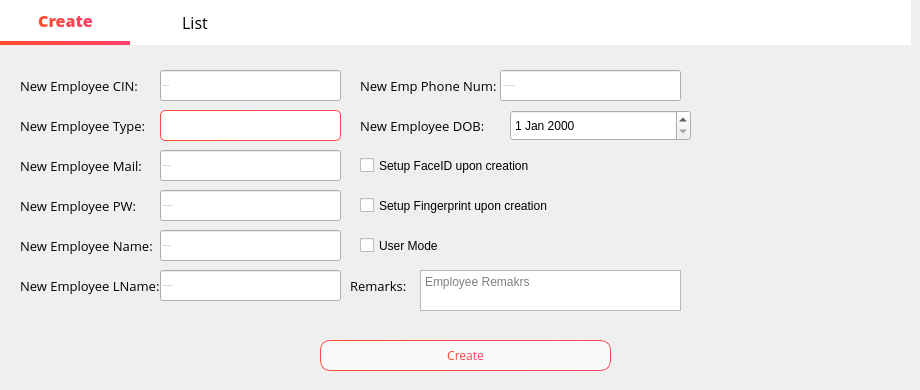
      <widget class="QWidget" name="Analytics_3">
       <property name="styleSheet">
        <string notr="true">
QLabel{
color: rgb(255, 255, 255);
background-color: transparent;
}
</string>
       </property>
       <widget class="QWidget" name="widget_8" native="true">
        <property name="geometry">
         <rect>
          <x>0</x>
          <y>0</y>
          <width>911</width>
          <height>45</height>
         </rect>
        </property>
        <property name="styleSheet">
         <string notr="true">QWidget{
background-color: rgb(255, 255, 255);
}
QPushButton {
    border: none;
    padding: 5px 10px;
    font-size: 16px;
    font-weight: normal;
    color: black;
}

QPushButton:checked {
    border-bottom: 4px solid qlineargradient(x1:0, y1:0, x2:1, y2:0, stop:0 #FF4B2B, stop:1 #FF416C);
    border-right: none;
    border-top: none;
    color: qlineargradient(x1:0, y1:0, x2:1, y2:0, stop:0 #FF4B2B, stop:1 #FF416C);
    font-weight: 700;
}

QPushButton:hover {
    background-color: qlineargradient(x1:0, y1:0, x2:1, y2:0, stop:0 #f2f2f2, stop:1 #e6e6e6);
}</string>
        </property>
        <widget class="QPushButton" name="pushButton_32">
         <property name="enabled">
          <bool>false</bool>
         </property>
         <property name="geometry">
          <rect>
           <x>0</x>
           <y>0</y>
           <width>131</width>
           <height>45</height>
          </rect>
         </property>
         <property name="font">
          <font>
           <family>Open Sans</family>
           <pointsize>-1</pointsize>
           <weight>50</weight>
           <bold>false</bold>
          </font>
         </property>
         <property name="cursor">
          <cursorShape>ArrowCursor</cursorShape>
         </property>
         <property name="styleSheet">
          <string notr="true"/>
         </property>
         <property name="text">
          <string>Create</string>
         </property>
         <property name="checkable">
          <bool>true</bool>
         </property>
         <property name="checked">
          <bool>true</bool>
         </property>
        </widget>
        <widget class="QPushButton" name="pushButton_33">
         <property name="geometry">
          <rect>
           <x>130</x>
           <y>0</y>
           <width>130</width>
           <height>45</height>
          </rect>
         </property>
         <property name="font">
          <font>
           <family>Open Sans</family>
           <pointsize>-1</pointsize>
           <weight>50</weight>
           <bold>false</bold>
          </font>
         </property>
         <property name="cursor">
          <cursorShape>PointingHandCursor</cursorShape>
         </property>
         <property name="styleSheet">
          <string notr="true"/>
         </property>
         <property name="text">
          <string>List</string>
         </property>
        </widget>
       </widget>
       <widget class="QLabel" name="label_11">
        <property name="geometry">
         <rect>
          <x>20</x>
          <y>70</y>
          <width>151</width>
          <height>31</height>
         </rect>
        </property>
        <property name="font">
         <font>
          <family>Open Sans</family>
          <pointsize>10</pointsize>
          <weight>50</weight>
          <bold>false</bold>
         </font>
        </property>
        <property name="styleSheet">
         <string notr="true">color: rgb(0, 0, 0);</string>
        </property>
        <property name="text">
         <string>New Employee CIN:</string>
        </property>
       </widget>
       <widget class="QLineEdit" name="New_CIN">
        <property name="geometry">
         <rect>
          <x>160</x>
          <y>70</y>
          <width>181</width>
          <height>31</height>
         </rect>
        </property>
        <property name="font">
         <font>
          <family>Open Sans</family>
          <pointsize>-1</pointsize>
          <weight>50</weight>
          <bold>false</bold>
         </font>
        </property>
        <property name="styleSheet">
         <string notr="true"/>
        </property>
        <property name="maxLength">
         <number>8</number>
        </property>
        <property name="placeholderText">
         <string>Employee CIN</string>
        </property>
       </widget>
       <widget class="QLabel" name="label_12">
        <property name="geometry">
         <rect>
          <x>20</x>
          <y>110</y>
          <width>151</width>
          <height>31</height>
         </rect>
        </property>
        <property name="font">
         <font>
          <family>Open Sans</family>
          <pointsize>10</pointsize>
          <weight>50</weight>
          <bold>false</bold>
         </font>
        </property>
        <property name="styleSheet">
         <string notr="true">color: rgb(0, 0, 0);</string>
        </property>
        <property name="text">
         <string>New Employee Type:</string>
        </property>
       </widget>
       <widget class="QLabel" name="label_13">
        <property name="geometry">
         <rect>
          <x>20</x>
          <y>150</y>
          <width>151</width>
          <height>31</height>
         </rect>
        </property>
        <property name="font">
         <font>
          <family>Open Sans</family>
          <pointsize>10</pointsize>
          <weight>50</weight>
          <bold>false</bold>
         </font>
        </property>
        <property name="styleSheet">
         <string notr="true">color: rgb(0, 0, 0);</string>
        </property>
        <property name="text">
         <string>New Employee Mail:</string>
        </property>
       </widget>
       <widget class="QLineEdit" name="New_Email">
        <property name="geometry">
         <rect>
          <x>160</x>
          <y>150</y>
          <width>181</width>
          <height>31</height>
         </rect>
        </property>
        <property name="font">
         <font>
          <family>Open Sans</family>
          <pointsize>-1</pointsize>
          <weight>50</weight>
          <bold>false</bold>
         </font>
        </property>
        <property name="styleSheet">
         <string notr="true"/>
        </property>
        <property name="maxLength">
         <number>255</number>
        </property>
        <property name="placeholderText">
         <string>Employee e-mail</string>
        </property>
       </widget>
       <widget class="QLabel" name="label_14">
        <property name="geometry">
         <rect>
          <x>20</x>
          <y>190</y>
          <width>151</width>
          <height>31</height>
         </rect>
        </property>
        <property name="font">
         <font>
          <family>Open Sans</family>
          <pointsize>10</pointsize>
          <weight>50</weight>
          <bold>false</bold>
         </font>
        </property>
        <property name="styleSheet">
         <string notr="true">color: rgb(0, 0, 0);</string>
        </property>
        <property name="text">
         <string>New Employee PW:</string>
        </property>
       </widget>
       <widget class="QLabel" name="label_15">
        <property name="geometry">
         <rect>
          <x>20</x>
          <y>230</y>
          <width>151</width>
          <height>31</height>
         </rect>
        </property>
        <property name="font">
         <font>
          <family>Open Sans</family>
          <pointsize>10</pointsize>
          <weight>50</weight>
          <bold>false</bold>
         </font>
        </property>
        <property name="styleSheet">
         <string notr="true">color: rgb(0, 0, 0);</string>
        </property>
        <property name="text">
         <string>New Employee Name:</string>
        </property>
       </widget>
       <widget class="QLineEdit" name="New_Password">
        <property name="geometry">
         <rect>
          <x>160</x>
          <y>190</y>
          <width>181</width>
          <height>31</height>
         </rect>
        </property>
        <property name="font">
         <font>
          <family>Open Sans</family>
          <pointsize>-1</pointsize>
          <weight>50</weight>
          <bold>false</bold>
         </font>
        </property>
        <property name="styleSheet">
         <string notr="true"/>
        </property>
        <property name="maxLength">
         <number>255</number>
        </property>
        <property name="placeholderText">
         <string>Employee Password</string>
        </property>
       </widget>
       <widget class="QLineEdit" name="New_Name">
        <property name="geometry">
         <rect>
          <x>160</x>
          <y>230</y>
          <width>181</width>
          <height>31</height>
         </rect>
        </property>
        <property name="font">
         <font>
          <family>Open Sans</family>
          <pointsize>-1</pointsize>
          <weight>50</weight>
          <bold>false</bold>
         </font>
        </property>
        <property name="styleSheet">
         <string notr="true"/>
        </property>
        <property name="maxLength">
         <number>20</number>
        </property>
        <property name="placeholderText">
         <string>Employee Name</string>
        </property>
       </widget>
       <widget class="QLabel" name="label_16">
        <property name="geometry">
         <rect>
          <x>20</x>
          <y>270</y>
          <width>151</width>
          <height>31</height>
         </rect>
        </property>
        <property name="font">
         <font>
          <family>Open Sans</family>
          <pointsize>10</pointsize>
          <weight>50</weight>
          <bold>false</bold>
         </font>
        </property>
        <property name="styleSheet">
         <string notr="true">color: rgb(0, 0, 0);</string>
        </property>
        <property name="text">
         <string>New Employee LName:</string>
        </property>
       </widget>
       <widget class="QLineEdit" name="New_LastName">
        <property name="geometry">
         <rect>
          <x>160</x>
          <y>270</y>
          <width>181</width>
          <height>31</height>
         </rect>
        </property>
        <property name="font">
         <font>
          <family>Open Sans</family>
          <pointsize>-1</pointsize>
          <weight>50</weight>
          <bold>false</bold>
         </font>
        </property>
        <property name="styleSheet">
         <string notr="true"/>
        </property>
        <property name="maxLength">
         <number>20</number>
        </property>
        <property name="placeholderText">
         <string>Employee Last Name</string>
        </property>
       </widget>
       <widget class="QLabel" name="label_18">
        <property name="geometry">
         <rect>
          <x>360</x>
          <y>110</y>
          <width>151</width>
          <height>31</height>
         </rect>
        </property>
        <property name="font">
         <font>
          <family>Open Sans</family>
          <pointsize>10</pointsize>
          <weight>50</weight>
          <bold>false</bold>
         </font>
        </property>
        <property name="styleSheet">
         <string notr="true">color: rgb(0, 0, 0);</string>
        </property>
        <property name="text">
         <string>New Employee DOB:</string>
        </property>
       </widget>
       <widget class="QPushButton" name="New_Btn">
        <property name="geometry">
         <rect>
          <x>320</x>
          <y>340</y>
          <width>291</width>
          <height>31</height>
         </rect>
        </property>
        <property name="font">
         <font>
          <family>Open Sans</family>
          <pointsize>-1</pointsize>
         </font>
        </property>
        <property name="cursor">
         <cursorShape>PointingHandCursor</cursorShape>
        </property>
        <property name="styleSheet">
         <string notr="true">QPushButton {
    border: 1px solid qlineargradient(x1:0, y1:0, x2:1, y2:0, stop:0 #FF4B2B, stop:1 #FF416C);
    border-radius: 10px;
    padding: 5px 15px;
    background: #f9f9f9;
    color: qlineargradient(x1:0, y1:0, x2:1, y2:0, stop:0 #FF4B2B, stop:1 #FF416C);
    font-size: 12px;
}

QPushButton:hover {
    background-color: qlineargradient(x1:0, y1:0, x2:1, y2:0, stop:0 #FF416C, stop:1 #FF4B2B);
	color: white;
}

QPushButton:pressed {
    background-color: qlineargradient(x1:0, y1:0, x2:1, y2:0, stop:0 #FF4B2B, stop:1 #FF416C);
    border: 2px solid #FF416C;
    padding: 4px 14px 6px 16px;
}</string>
        </property>
        <property name="text">
         <string>Create</string>
        </property>
       </widget>
       <widget class="QComboBox" name="New_Type">
        <property name="geometry">
         <rect>
          <x>160</x>
          <y>110</y>
          <width>181</width>
          <height>31</height>
         </rect>
        </property>
        <property name="styleSheet">
         <string notr="true">QComboBox {
    border: 1px solid qlineargradient(x1:0, y1:0, x2:1, y2:0, stop:0 #FF4B2B, stop:1 #FF416C);
    border-radius: 5px;
    padding: 5px 15px;
    min-width: 100px;
    background-color: white;
    color: black;
    font-size: 12px;
}

QComboBox:drop-down {
    width: 20px;
    height: 20px;
	margin-top: 4px;
    margin-right: 5px;
    background-image: url(&quot;:assets/icons/cil-arrow-bottom_black.png&quot;);
    background-repeat: no-repeat;
    background-position: center center;
    border: none;
}

QComboBox:focus {
    border: 1px solid qlineargradient(x1:0, y1:0, x2:1, y2:0, stop:0 #32CD32, stop:1 #00FFFF);
}

QComboBox:disabled {
    background-color: #F0F0F0;
    color: #A0A0A0;
}

QComboBox:editable {
    background-color: white;
    border: 1px solid qlineargradient(x1:0, y1:0, x2:1, y2:0, stop:0 #BEBEBE, stop:1 #A4A4A4);
}

QComboBox:editable:focus {
    border: 1px solid qlineargradient(x1:0, y1:0, x2:1, y2:0, stop:0 #32CD32, stop:1 #00FFFF);
}

QComboBox::item {
    padding: 5px;
}

QComboBox::item:selected {
    background-color: qlineargradient(x1:0, y1:0, x2:1, y2:0, stop:0 #FF4B2B, stop:1 #FF416C);
    color: white;
}</string>
        </property>
        <property name="currentText">
         <string/>
        </property>
       </widget>
       <widget class="QCheckBox" name="checkBox_2">
        <property name="geometry">
         <rect>
          <x>360</x>
          <y>150</y>
          <width>321</width>
          <height>31</height>
         </rect>
        </property>
        <property name="text">
         <string>Setup FaceID upon creation</string>
        </property>
        <property name="checked">
         <bool>false</bool>
        </property>
       </widget>
       <widget class="QDateEdit" name="New_DOB">
        <property name="geometry">
         <rect>
          <x>510</x>
          <y>110</y>
          <width>181</width>
          <height>31</height>
         </rect>
        </property>
        <property name="calendarPopup">
         <bool>false</bool>
        </property>
       </widget>
       <widget class="QTextEdit" name="New_Remarks">
        <property name="geometry">
         <rect>
          <x>420</x>
          <y>270</y>
          <width>261</width>
          <height>41</height>
         </rect>
        </property>
        <property name="placeholderText">
         <string>Employee Remakrs</string>
        </property>
       </widget>
       <widget class="QLabel" name="label_25">
        <property name="geometry">
         <rect>
          <x>350</x>
          <y>270</y>
          <width>61</width>
          <height>31</height>
         </rect>
        </property>
        <property name="font">
         <font>
          <family>Open Sans</family>
          <pointsize>10</pointsize>
          <weight>50</weight>
          <bold>false</bold>
         </font>
        </property>
        <property name="styleSheet">
         <string notr="true">color: rgb(0, 0, 0);</string>
        </property>
        <property name="text">
         <string>Remarks:</string>
        </property>
       </widget>
       <widget class="QPushButton" name="pushButton_2">
        <property name="geometry">
         <rect>
          <x>650</x>
          <y>150</y>
          <width>31</width>
          <height>31</height>
         </rect>
        </property>
        <property name="styleSheet">
         <string notr="true">border: none;</string>
        </property>
        <property name="text">
         <string/>
        </property>
        <property name="icon">
         <iconset resource="assets.qrc">
          <normaloff>:/assets/icons/face-id.png</normaloff>:/assets/icons/face-id.png</iconset>
        </property>
        <property name="iconSize">
         <size>
          <width>32</width>
          <height>32</height>
         </size>
        </property>
       </widget>
       <widget class="QPushButton" name="pushButton_6">
        <property name="geometry">
         <rect>
          <x>650</x>
          <y>190</y>
          <width>31</width>
          <height>31</height>
         </rect>
        </property>
        <property name="styleSheet">
         <string notr="true">border: none;</string>
        </property>
        <property name="text">
         <string/>
        </property>
        <property name="icon">
         <iconset resource="assets.qrc">
          <normaloff>:/assets/icons/cil-fingerprint_black.png</normaloff>:/assets/icons/cil-fingerprint_black.png</iconset>
        </property>
        <property name="iconSize">
         <size>
          <width>32</width>
          <height>32</height>
         </size>
        </property>
       </widget>
       <widget class="QCheckBox" name="checkBox_3">
        <property name="geometry">
         <rect>
          <x>360</x>
          <y>190</y>
          <width>321</width>
          <height>31</height>
         </rect>
        </property>
        <property name="text">
         <string>Setup Fingerprint upon creation</string>
        </property>
        <property name="checked">
         <bool>false</bool>
        </property>
       </widget>
       <widget class="QPushButton" name="pushButton_9">
        <property name="geometry">
         <rect>
          <x>650</x>
          <y>230</y>
          <width>31</width>
          <height>31</height>
         </rect>
        </property>
        <property name="styleSheet">
         <string notr="true">border: none;</string>
        </property>
        <property name="text">
         <string/>
        </property>
        <property name="icon">
         <iconset resource="assets.qrc">
          <normaloff>:/assets/icons/cil-user_black.png</normaloff>:/assets/icons/cil-user_black.png</iconset>
        </property>
        <property name="iconSize">
         <size>
          <width>32</width>
          <height>32</height>
         </size>
        </property>
       </widget>
       <widget class="QCheckBox" name="checkBox_4">
        <property name="geometry">
         <rect>
          <x>360</x>
          <y>230</y>
          <width>321</width>
          <height>31</height>
         </rect>
        </property>
        <property name="text">
         <string>User Mode</string>
        </property>
        <property name="checked">
         <bool>false</bool>
        </property>
       </widget>
       <widget class="QLabel" name="label_33">
        <property name="geometry">
         <rect>
          <x>360</x>
          <y>70</y>
          <width>141</width>
          <height>31</height>
         </rect>
        </property>
        <property name="font">
         <font>
          <family>Open Sans</family>
          <pointsize>10</pointsize>
          <weight>50</weight>
          <italic>false</italic>
          <bold>false</bold>
         </font>
        </property>
        <property name="styleSheet">
         <string notr="true">color: black;</string>
        </property>
        <property name="text">
         <string>New Emp Phone Num:</string>
        </property>
       </widget>
       <widget class="QLineEdit" name="phone">
        <property name="geometry">
         <rect>
          <x>500</x>
          <y>70</y>
          <width>181</width>
          <height>31</height>
         </rect>
        </property>
        <property name="font">
         <font>
          <family>Open Sans</family>
          <pointsize>-1</pointsize>
          <weight>50</weight>
          <italic>false</italic>
          <bold>false</bold>
         </font>
        </property>
        <property name="styleSheet">
         <string notr="true"/>
        </property>
        <property name="text">
         <string/>
        </property>
        <property name="maxLength">
         <number>8</number>
        </property>
        <property name="placeholderText">
         <string>Employee Phone Number</string>
        </property>
       </widget>
       <widget class="QPushButton" name="pushButton_11">
        <property name="geometry">
         <rect>
          <x>720</x>
          <y>50</y>
          <width>191</width>
          <height>331</height>
         </rect>
        </property>
        <property name="styleSheet">
         <string notr="true">border: none;
background-color: transparent;</string>
        </property>
        <property name="text">
         <string/>
        </property>
        <property name="icon">
         <iconset resource="assets.qrc">
          <normaloff>:/assets/images/medical-5459630_1280.png</normaloff>:/assets/images/medical-5459630_1280.png</iconset>
        </property>
        <property name="iconSize">
         <size>
          <width>191</width>
          <height>700</height>
         </size>
        </property>
       </widget>
       <zorder>widget_8</zorder>
       <zorder>label_11</zorder>
       <zorder>New_CIN</zorder>
       <zorder>label_12</zorder>
       <zorder>label_13</zorder>
       <zorder>New_Email</zorder>
       <zorder>label_14</zorder>
       <zorder>label_15</zorder>
       <zorder>New_Password</zorder>
       <zorder>New_Name</zorder>
       <zorder>label_16</zorder>
       <zorder>New_LastName</zorder>
       <zorder>label_18</zorder>
       <zorder>New_Btn</zorder>
       <zorder>New_Type</zorder>
       <zorder>checkBox_2</zorder>
       <zorder>New_DOB</zorder>
       <zorder>New_Remarks</zorder>
       <zorder>label_25</zorder>
       <zorder>pushButton_2</zorder>
       <zorder>checkBox_3</zorder>
       <zorder>checkBox_4</zorder>
       <zorder>pushButton_6</zorder>
       <zorder>pushButton_9</zorder>
       <zorder>label_33</zorder>
       <zorder>phone</zorder>
       <zorder>pushButton_11</zorder>
      </widget>
